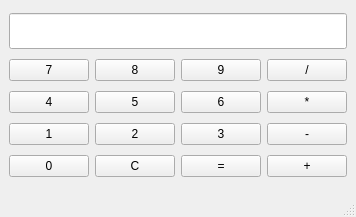
<?xml version="1.0" encoding="UTF-8"?>
<ui version="4.0">
 <class>MainWindow</class>
 <widget class="QMainWindow" name="MainWindow">
  <property name="geometry">
   <rect>
    <x>0</x>
    <y>0</y>
    <width>344</width>
    <height>217</height>
   </rect>
  </property>
  <property name="windowTitle">
   <string>MainWindow</string>
  </property>
  <widget class="QWidget" name="centralwidget">
   <layout class="QGridLayout" name="gridLayout">
    <item row="4" column="2">
     <widget class="QPushButton" name="btnEqual">
      <property name="text">
       <string>=</string>
      </property>
     </widget>
    </item>
    <item row="2" column="1">
     <widget class="QPushButton" name="btn5">
      <property name="text">
       <string>5</string>
      </property>
     </widget>
    </item>
    <item row="1" column="3">
     <widget class="QPushButton" name="btnDiv">
      <property name="text">
       <string>/</string>
      </property>
     </widget>
    </item>
    <item row="1" column="1">
     <widget class="QPushButton" name="btn8">
      <property name="text">
       <string>8</string>
      </property>
     </widget>
    </item>
    <item row="3" column="1">
     <widget class="QPushButton" name="btn2">
      <property name="text">
       <string>2</string>
      </property>
     </widget>
    </item>
    <item row="4" column="3">
     <widget class="QPushButton" name="btnAdd">
      <property name="text">
       <string>+</string>
      </property>
     </widget>
    </item>
    <item row="4" column="0">
     <widget class="QPushButton" name="btn0">
      <property name="text">
       <string>0</string>
      </property>
     </widget>
    </item>
    <item row="3" column="0">
     <widget class="QPushButton" name="btn1">
      <property name="text">
       <string>1</string>
      </property>
     </widget>
    </item>
    <item row="3" column="3">
     <widget class="QPushButton" name="btnSub">
      <property name="text">
       <string>-</string>
      </property>
     </widget>
    </item>
    <item row="1" column="2">
     <widget class="QPushButton" name="btn9">
      <property name="text">
       <string>9</string>
      </property>
     </widget>
    </item>
    <item row="2" column="3">
     <widget class="QPushButton" name="btnMul">
      <property name="text">
       <string>*</string>
      </property>
     </widget>
    </item>
    <item row="2" column="2">
     <widget class="QPushButton" name="btn6">
      <property name="text">
       <string>6</string>
      </property>
     </widget>
    </item>
    <item row="4" column="1">
     <widget class="QPushButton" name="btnClear">
      <property name="text">
       <string>C</string>
      </property>
     </widget>
    </item>
    <item row="1" column="0">
     <widget class="QPushButton" name="btn7">
      <property name="text">
       <string>7</string>
      </property>
     </widget>
    </item>
    <item row="2" column="0">
     <widget class="QPushButton" name="btn4">
      <property name="text">
       <string>4</string>
      </property>
     </widget>
    </item>
    <item row="3" column="2">
     <widget class="QPushButton" name="btn3">
      <property name="text">
       <string>3</string>
      </property>
     </widget>
    </item>
    <item row="0" column="0" colspan="4">
     <widget class="QLineEdit" name="lineEditDisplay">
      <property name="font">
       <font>
        <pointsize>18</pointsize>
       </font>
      </property>
      <property name="alignment">
       <set>Qt::AlignmentFlag::AlignRight|Qt::AlignmentFlag::AlignTrailing|Qt::AlignmentFlag::AlignVCenter</set>
      </property>
      <property name="readOnly">
       <bool>true</bool>
      </property>
     </widget>
    </item>
   </layout>
  </widget>
  <widget class="QMenuBar" name="menubar">
   <property name="geometry">
    <rect>
     <x>0</x>
     <y>0</y>
     <width>344</width>
     <height>17</height>
    </rect>
   </property>
  </widget>
  <widget class="QStatusBar" name="statusbar"/>
 </widget>
 <resources/>
 <connections/>
</ui>
